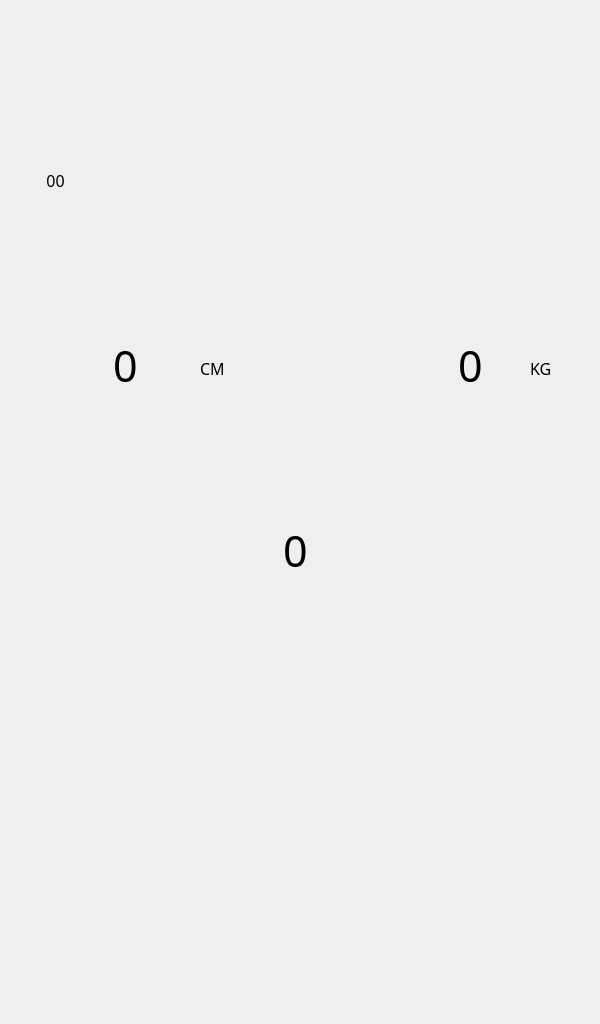
<?xml version="1.0" encoding="UTF-8"?>
<ui version="4.0">
 <class>MainWindow</class>
 <widget class="QMainWindow" name="MainWindow">
  <property name="geometry">
   <rect>
    <x>0</x>
    <y>0</y>
    <width>600</width>
    <height>1024</height>
   </rect>
  </property>
  <property name="windowTitle">
   <string>MainWindow</string>
  </property>
  <widget class="QWidget" name="centralwidget">
   <widget class="QLabel" name="label">
    <property name="geometry">
     <rect>
      <x>0</x>
      <y>0</y>
      <width>600</width>
      <height>1024</height>
     </rect>
    </property>
    <property name="text">
     <string/>
    </property>
    <property name="pixmap">
     <pixmap>../designs/screens/English/bmi.jpg</pixmap>
    </property>
    <property name="scaledContents">
     <bool>true</bool>
    </property>
   </widget>
   <widget class="QLabel" name="height">
    <property name="geometry">
     <rect>
      <x>60</x>
      <y>340</y>
      <width>131</width>
      <height>50</height>
     </rect>
    </property>
    <property name="font">
     <font>
      <family>Arial Rounded MT Bold</family>
      <pointsize>32</pointsize>
     </font>
    </property>
    <property name="styleSheet">
     <string notr="true"/>
    </property>
    <property name="text">
     <string>0</string>
    </property>
    <property name="alignment">
     <set>Qt::AlignCenter</set>
    </property>
   </widget>
   <widget class="QLabel" name="weight">
    <property name="geometry">
     <rect>
      <x>410</x>
      <y>340</y>
      <width>121</width>
      <height>50</height>
     </rect>
    </property>
    <property name="font">
     <font>
      <family>Arial Rounded MT Bold</family>
      <pointsize>32</pointsize>
     </font>
    </property>
    <property name="text">
     <string>0</string>
    </property>
    <property name="alignment">
     <set>Qt::AlignCenter</set>
    </property>
   </widget>
   <widget class="QLabel" name="Result">
    <property name="geometry">
     <rect>
      <x>190</x>
      <y>520</y>
      <width>211</width>
      <height>61</height>
     </rect>
    </property>
    <property name="font">
     <font>
      <family>Arial Rounded MT Bold</family>
      <pointsize>32</pointsize>
     </font>
    </property>
    <property name="text">
     <string>0</string>
    </property>
    <property name="alignment">
     <set>Qt::AlignCenter</set>
    </property>
   </widget>
   <widget class="QLabel" name="CM">
    <property name="geometry">
     <rect>
      <x>200</x>
      <y>360</y>
      <width>55</width>
      <height>16</height>
     </rect>
    </property>
    <property name="font">
     <font>
      <family>Arial Rounded MT Bold</family>
      <pointsize>12</pointsize>
     </font>
    </property>
    <property name="text">
     <string>CM</string>
    </property>
   </widget>
   <widget class="QLabel" name="KG">
    <property name="geometry">
     <rect>
      <x>530</x>
      <y>360</y>
      <width>55</width>
      <height>16</height>
     </rect>
    </property>
    <property name="font">
     <font>
      <family>Arial Rounded MT Bold</family>
      <pointsize>12</pointsize>
     </font>
    </property>
    <property name="text">
     <string>KG</string>
    </property>
   </widget>
   <widget class="QLabel" name="label_3">
    <property name="geometry">
     <rect>
      <x>70</x>
      <y>610</y>
      <width>441</width>
      <height>301</height>
     </rect>
    </property>
    <property name="text">
     <string/>
    </property>
    <property name="pixmap">
     <pixmap>../designs/screens/English/Smart_BMI_Indicator_bg.png</pixmap>
    </property>
    <property name="scaledContents">
     <bool>true</bool>
    </property>
    <property name="indent">
     <number>-2</number>
    </property>
   </widget>
   <widget class="QLabel" name="needle_1">
    <property name="geometry">
     <rect>
      <x>200</x>
      <y>820</y>
      <width>141</width>
      <height>71</height>
     </rect>
    </property>
    <property name="text">
     <string/>
    </property>
    <property name="pixmap">
     <pixmap>../designs/icons/needle_1.png</pixmap>
    </property>
   </widget>
   <widget class="QLabel" name="needle_2">
    <property name="geometry">
     <rect>
      <x>230</x>
      <y>760</y>
      <width>101</width>
      <height>131</height>
     </rect>
    </property>
    <property name="text">
     <string/>
    </property>
    <property name="pixmap">
     <pixmap>../designs/icons/needle_2.png</pixmap>
    </property>
   </widget>
   <widget class="QLabel" name="needle_3">
    <property name="geometry">
     <rect>
      <x>275</x>
      <y>750</y>
      <width>61</width>
      <height>131</height>
     </rect>
    </property>
    <property name="text">
     <string/>
    </property>
    <property name="pixmap">
     <pixmap>../designs/icons/needle_3.png</pixmap>
    </property>
   </widget>
   <widget class="QLabel" name="needle_4">
    <property name="geometry">
     <rect>
      <x>275</x>
      <y>775</y>
      <width>101</width>
      <height>101</height>
     </rect>
    </property>
    <property name="text">
     <string/>
    </property>
    <property name="pixmap">
     <pixmap>../designs/icons/needle_4.png</pixmap>
    </property>
   </widget>
   <widget class="QLabel" name="needle_5">
    <property name="enabled">
     <bool>true</bool>
    </property>
    <property name="geometry">
     <rect>
      <x>273</x>
      <y>820</y>
      <width>131</width>
      <height>71</height>
     </rect>
    </property>
    <property name="text">
     <string/>
    </property>
    <property name="pixmap">
     <pixmap>../designs/icons/needle_5.png</pixmap>
    </property>
    <property name="scaledContents">
     <bool>false</bool>
    </property>
   </widget>
   <widget class="QLabel" name="lb_timer_bmi">
    <property name="geometry">
     <rect>
      <x>10</x>
      <y>160</y>
      <width>91</width>
      <height>41</height>
     </rect>
    </property>
    <property name="font">
     <font>
      <family>Arial Rounded MT Bold</family>
      <pointsize>12</pointsize>
     </font>
    </property>
    <property name="text">
     <string>00</string>
    </property>
    <property name="alignment">
     <set>Qt::AlignCenter</set>
    </property>
   </widget>
  </widget>
 </widget>
 <resources/>
 <connections/>
</ui>
